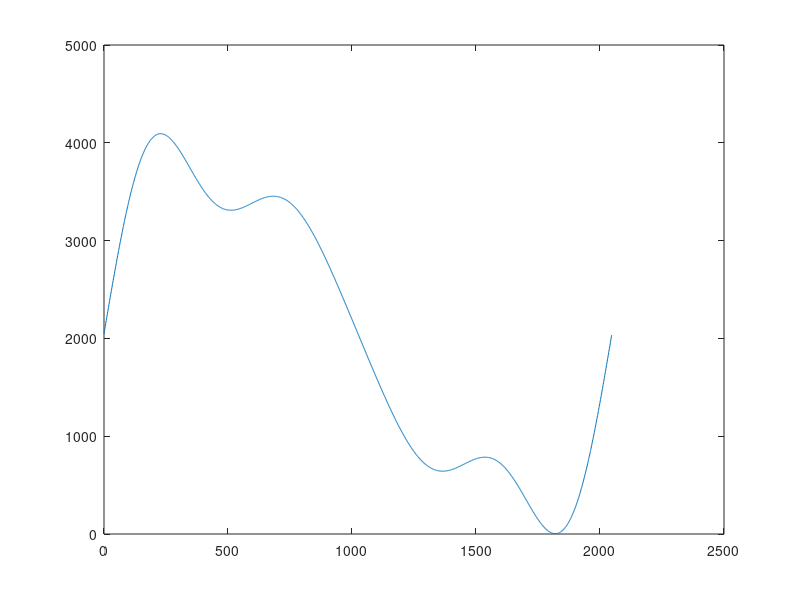

This chart was generated by the following MATLAB code:
%% sin_mem
close all,clc,clear
x=0:1:2047;
Y=zeros(1,2048);
p=[1 0.2 0.3 0.1];
for i=1:1:4
    Y=Y+p(i)*sin(2*pi*i*x/2048);
end
A=round(2048+(Y/1.135)*2047);
fid=fopen ('D:\sin_2048.mem','w');
fprintf (fid,'%X\r\n',A);
fclose (fid );
plot (x,A)